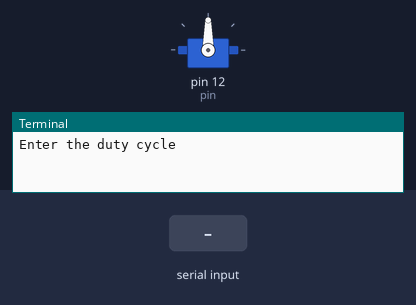
Recording of a program running on a simulated Raspberry Pi (header pin numbers). Shown: servo, the last lines printed to the terminal. The inputs (shaded band) are chosen by the test bench. Servo angles are drawn from the pulse width (0.5 ms = 0°, 2.5 ms = 180°).

Above: at 1.2 s.
1.3 s: "5" typed at the terminal, then Enter
2.8 s: "5" typed at the terminal, then Enter
At 3.2 s:
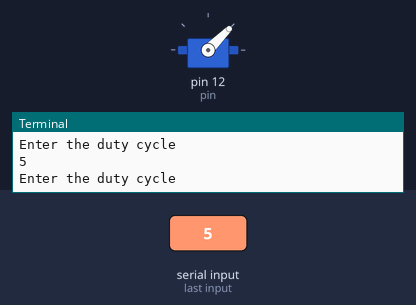
Timing chart, 0 to 5.8 s (numbered marks = the images above; inputs shaded):
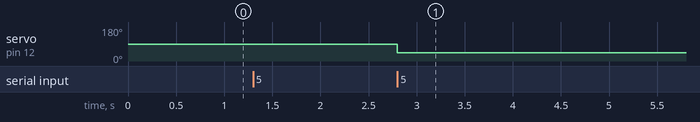

The program:

servo1.py
```python
#!/usr/bin/env python
import RPi.GPIO as GPIO
import time

GPIO.setmode(GPIO.BOARD)

pin = 12
GPIO.setup(pin, GPIO.OUT)

p = GPIO.PWM(pin, 50)

p.start(7.5)
user_input = float(input("Enter the duty cycle "))

while not(user_input == 1000):
    user_input = float(input("Enter the duty cycle "))
    p.ChangeDutyCycle(user_input)  # turn towards 90 degree

p.stop()
GPIO.cleanup()
```

Measured:
- after the input at 2.8 s, servo on pin 12 (pin): 90° → 45° at once
